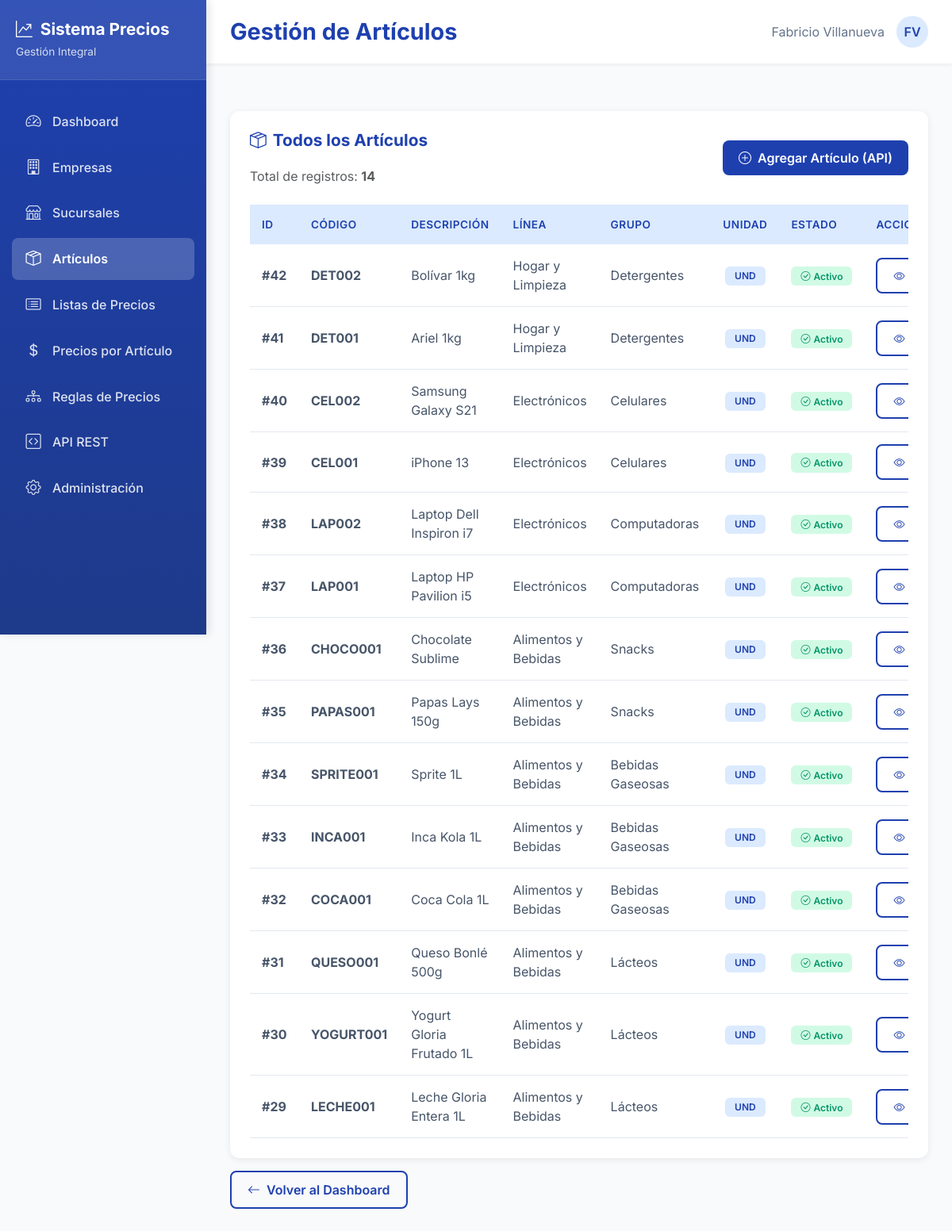
The page /api/dashboard/articulos/ on the database its author committed.
### precios/models.py (models this page shows, shortened)
class Articulo(models.Model):
    grupo = models.ForeignKey(GrupoArticulo, on_delete=models.CASCADE, related_name='articulos')
    codigo = models.CharField(max_length=50, unique=True)
    nombre = models.CharField(max_length=200)
    descripcion = models.TextField(blank=True)
    unidad_medida = models.CharField(max_length=20, default='UND')
    ultimo_costo = models.DecimalField(max_digits=10, decimal_places=2, default=0)
    activo = models.BooleanField(default=True)
    fecha_creacion = models.DateTimeField(auto_now_add=True)
    class Meta:
        db_table = 'articulo'
        verbose_name = 'Artículo'
        verbose_name_plural = 'Artículos'

class LineaArticulo(models.Model):
    nombre = models.CharField(max_length=100)
    codigo = models.CharField(max_length=20, unique=True)
    descripcion = models.TextField(blank=True)
    activo = models.BooleanField(default=True)
    class Meta:
        db_table = 'linea_articulo'
        verbose_name = 'Línea de Artículo'
        verbose_name_plural = 'Líneas de Artículos'

class GrupoArticulo(models.Model):
    linea = models.ForeignKey(LineaArticulo, on_delete=models.CASCADE, related_name='grupos')
    nombre = models.CharField(max_length=100)
    codigo = models.CharField(max_length=20, unique=True)
    descripcion = models.TextField(blank=True)
    activo = models.BooleanField(default=True)
    class Meta:
        db_table = 'grupo_articulo'
        verbose_name = 'Grupo de Artículo'
        verbose_name_plural = 'Grupos de Artículos'

### precios/views.py (the view)
# urls.py: path('dashboard/articulos/', views.articulos_list_view, name='articulos-list'),
def articulos_list_view(request):
    articulos = Articulo.objects.select_related('grupo__linea').order_by('-id')
    articulos_data = []
    for articulo in articulos:
        articulos_data.append({
            'id': articulo.id,
            'codigo': articulo.codigo,
            'descripcion': articulo.nombre,
            'linea_nombre': articulo.grupo.linea.nombre if articulo.grupo and articulo.grupo.linea else 'N/A',
            'grupo_nombre': articulo.grupo.nombre if articulo.grupo else 'N/A',
            'unidad_medida': articulo.unidad_medida if hasattr(articulo, 'unidad_medida') else 'UND',
            'activo': articulo.activo,
        })
    context = {
        'articulos': articulos_data,
        'total': articulos.count(),
    }
    return render(request, 'articulos_list.html', context)

### templates/articulos_list.html (shortened to what this page needs)
{% extends 'base.html' %}
{% block page_title %}Gestión de Artículos{% endblock %}
{% block content %}
<div class="data-table">
    <div class="d-flex justify-content-between align-items-center mb-4">
        <div>
            <h4><i class="bi bi-box-seam me-2"></i>Todos los Artículos</h4>
            <p class="text-muted mb-0">Total de registros: <strong>{{ total }}</strong></p>
        </div>
        <a href="/api/articulos/" class="btn btn-primary" target="_blank">
            <i class="bi bi-plus-circle me-2"></i>Agregar Artículo (API)
        </a>
    </div>
    {% if articulos %}
    <div class="table-responsive">
        <table class="table table-hover">
            <thead>
                <tr>
                    <th>ID</th>
                    <th>Código</th>
                    <th>Descripción</th>
                    <th>Línea</th>
                    <th>Grupo</th>
                    <th>Unidad</th>
                    <th>Estado</th>
                    <th>Acciones</th>
                </tr>
            </thead>
            <tbody>
                {% for articulo in articulos %}
                <tr>
                    <td><strong>#{{ articulo.id }}</strong></td>
                    <td><strong>{{ articulo.codigo }}</strong></td>
                    <td>{{ articulo.descripcion }}</td>
                    <td>{{ articulo.linea_nombre }}</td>
                    <td>{{ articulo.grupo_nombre }}</td>
                    <td class="text-center">
                        <span class="badge badge-info">{{ articulo.unidad_medida }}</span>
                    </td>
                    <td>
                        {% if articulo.activo %}
                            <span class="badge badge-success">
                                <i class="bi bi-check-circle me-1"></i>Activo
                            </span>
                        {% else %}
                            <span class="badge badge-warning">
                                <i class="bi bi-x-circle me-1"></i>Inactivo
                            </span>
                        {% endif %}
                    </td>
                    <td>
                        <a href="/api/articulos/{{ articulo.id }}/" class="btn btn-sm btn-outline-primary" target="_blank" title="Ver detalles">
                            <i class="bi bi-eye"></i>
                        </a>
                    </td>
                </tr>
                {% endfor %}
            </tbody>
        </table>
    </div>
    {% else %}
    <div class="alert alert-info">
        <i class="bi bi-info-circle me-2"></i>
        No hay artículos registrados. <a href="/api/articulos/" target="_blank">Agregar el primer artículo</a>
    </div>
    {% endif %}
</div>
<div class="mt-3">
    <a href="{% url 'dashboard' %}" class="btn btn-outline-primary">
        <i class="bi bi-arrow-left me-2"></i>Volver al Dashboard
    </a>
</div>
{% endblock %}

### templates/base.html (style rules this page uses)
:root { --primary-blue: #1e40af; --secondary-blue: #3b82f6; --light-blue: #dbeafe; --dark-blue: #1e3a8a; --sidebar-width: 260px; }
* { margin: 0; padding: 0; box-sizing: border-box; }
body { font-family: 'Inter', sans-serif; background-color: #f8fafc; overflow-x: hidden; }
.data-table { background: white; border-radius: 12px; padding: 25px; box-shadow: 0 2px 8px rgba(0,0,0,0.08); margin-top: 30px; }
.data-table h4 { color: var(--primary-blue); font-weight: 700; margin-bottom: 20px; font-size: 1.3rem; }
.table { margin: 0; }
.table thead th { background: var(--light-blue); color: var(--primary-blue); font-weight: 600; border: none; padding: 15px; text-transform: uppercase; font-size: 0.85rem; letter-spacing: 0.5px; }
.table tbody tr { border-bottom: 1px solid #e2e8f0; transition: all 0.2s ease; }
.table tbody td { padding: 15px; color: #475569; vertical-align: middle; }
.btn-primary { background: var(--primary-blue); border: none; padding: 10px 20px; border-radius: 8px; font-weight: 600; transition: all 0.3s ease; }
.btn-outline-primary { border: 2px solid var(--primary-blue); color: var(--primary-blue); padding: 10px 20px; border-radius: 8px; font-weight: 600; transition: all 0.3s ease; }
.badge { padding: 6px 12px; border-radius: 6px; font-weight: 600; font-size: 0.75rem; }
.badge-success { background: #d1fae5; color: #059669; }
.badge-info { background: var(--light-blue); color: var(--primary-blue); }

### rows shown on the page
Articulo: codigo "DET002", descripcion "Bolívar 1kg", unidad_medida "UND"
LineaArticulo: linea_nombre "Hogar y Limpieza" "Hogar y Limpieza"
GrupoArticulo: grupo_nombre "Detergentes" "Detergentes"
Articulo: codigo "DET001", descripcion "Ariel 1kg", unidad_medida "UND"
Articulo: codigo "CEL002", descripcion "Samsung Galaxy S21", unidad_medida "UND"
LineaArticulo: linea_nombre "Electrónicos" "Electrónicos" "Electrónicos" "Electrónicos"
GrupoArticulo: grupo_nombre "Celulares" "Celulares"
Articulo: codigo "CEL001", descripcion "iPhone 13", unidad_medida "UND"
Articulo: codigo "LAP002", descripcion "Laptop Dell Inspiron i7", unidad_medida "UND"
GrupoArticulo: grupo_nombre "Computadoras" "Computadoras"
Articulo: codigo "LAP001", descripcion "Laptop HP Pavilion i5", unidad_medida "UND"
Articulo: codigo "CHOCO001", descripcion "Chocolate Sublime", unidad_medida "UND"
LineaArticulo: linea_nombre "Alimentos y Bebidas" "Alimentos y Bebidas" "Alimentos y Bebidas" "Alimentos y Bebidas" "Alimentos y Bebidas" "Alimentos y Bebidas" "Alimentos y Bebidas" "Alimentos y Bebidas"
GrupoArticulo: grupo_nombre "Snacks" "Snacks"
Articulo: codigo "PAPAS001", descripcion "Papas Lays 150g", unidad_medida "UND"
Articulo: codigo "SPRITE001", descripcion "Sprite 1L", unidad_medida "UND"
GrupoArticulo: grupo_nombre "Bebidas Gaseosas" "Bebidas Gaseosas" "Bebidas Gaseosas"
Articulo: codigo "INCA001", descripcion "Inca Kola 1L", unidad_medida "UND"
Articulo: codigo "COCA001", descripcion "Coca Cola 1L", unidad_medida "UND"
Articulo: codigo "QUESO001", descripcion "Queso Bonlé 500g", unidad_medida "UND"
GrupoArticulo: grupo_nombre "Lácteos" "Lácteos" "Lácteos"
Articulo: codigo "YOGURT001", descripcion "Yogurt Gloria Frutado 1L", unidad_medida "UND"
Articulo: codigo "LECHE001", descripcion "Leche Gloria Entera 1L", unidad_medida "UND"

### other values the page prints
{{ total }} "14"
{{ articulo.id }} "42" "41" "40" "39" "38" "37" "36" "35" "34" "33" "32" "31" "30" "29"
